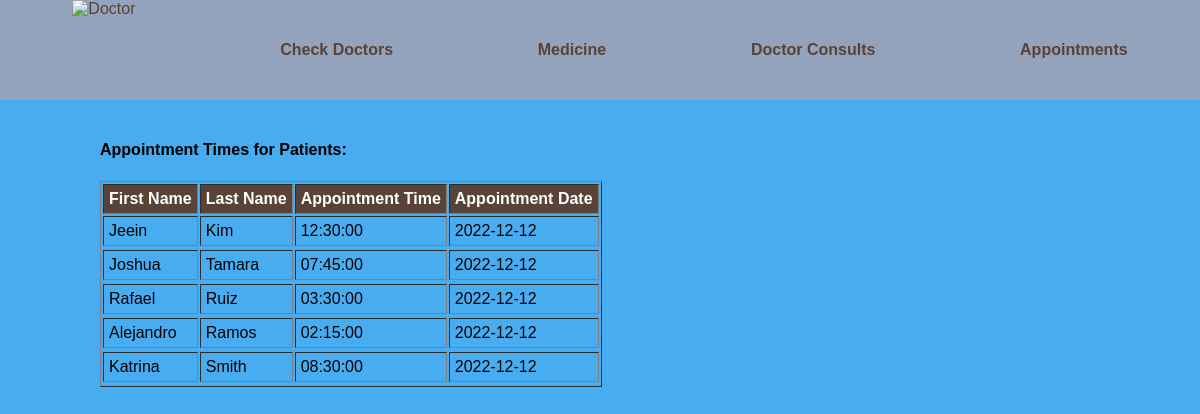
/appointment.php, run on the app's committed database.
### tables this page shows
CREATE TABLE Appointment (
	appointmentId int NOT NULL,
    testGiven int NOT NULL,
    patientSSN int NOT NULL,
    doctorName varchar(50) NOT NULL,
    doctorId int,
    app_time time NOT NULL,
    app_date date not null,
    PRIMARY KEY(appointmentId),
    Foreign Key(patientSSN) references Patient(ssn),
    Foreign Key(doctorId) references Doctor(doctorId)
);

CREATE TABLE Patient (
  ssn int NOT NULL,
  lastName varchar(50) NOT NULL,
  firstName varchar(50) NOT NULL,
  phoneNo varchar(10),
  insuranceNo varchar(10),
  streetName varchar(25),
  streetNo int,
  city varchar(25),
  zipCode int,
  primaryCareDocId int,
  PRIMARY KEY(ssn),
  Foreign Key (primaryCareDocId) REFERENCES Doctor(doctorID)
);

### appointment.php (the view, shortened to what this page needs)
<!DOCTYPE html PUBLIC "-//W3C//DTD XHTML 1.0 Transitional//EN" "http://www.w3.org/TR/xhtml1/DTD/xhtml1-transitional.dtd">
<html xmlns="http://www.w3.org/1999/xhtml">
<head>
<link href="home.css" rel="stylesheet" type="text/css" />
</head>
<body>
  <div class="header">
  <a class="header-items" href="home.php"> <img src="images/DoctorLogo.png"  height="100px" alt="Doctor" class="header-items"> </a>
  <b><a class="header-items" href="doctors.php">Check Doctors</a> </b>
  <b><a class="header-items" href="medicine.php">Medicine</a> </b>
  <b><a class="header-items" href="Doctorconsult.php">Doctor Consults</a></b>
  <b><a class="header-items" href="appointment.php">Appointments</a></b>
  </div>
  <?php
$link = mysqli_connect('127.0.0.1', 'root', 'nC5oAcW1');
   $dbName= "DocOffice2";
   mysqli_select_db($link, $dbName) or die("Unable to select database $dbName");
$sql = "SELECT p.lastName, p.firstName, a.app_time, a.app_date
from Patient p, Appointment a
where p.ssn = a.patientSSN";
$result=mysqli_query($link, $sql);
if (!$result) {
    echo 'There are no results for your search';
} else {
  echo "<div style='margin-left: 100px;margin-top:20px;height:1000px;overflow-y:scroll;width:1000px;'><Table border = '1' cellpadding='5'>";
  echo "<tr>
  <td style='background-color:#594236;color:white;font-weight:bold;'>
  First Name</td>
  <td style='background-color:#594236;color:white;font-weight:bold;'>
  Last Name</td>
  <td style='background-color:#594236;color:white;font-weight:bold;'>
  Appointment Time</td>
  <td style='background-color:#594236;color:white;font-weight:bold;'>
  Appointment Date</td>
  </tr>";
  echo"<h4>Appointment Times for Patients:</h4>";
  while($row = mysqli_fetch_array($result, MYSQLI_ASSOC))
  {   echo"
      <tr>
      <td>
      {$row ["firstName"] }
      </td>
      <td>
      {$row ["lastName"] }
      </td>
      <td>
      {$row ["app_time"] }
      </td>
      <td>
      {$row ["app_date"] }
      </td>
      <tr>"
      ;
  }
  echo "</table>";
}
?>
</body>

### home.css (style rules this page uses)
.header { top: 0; display: flex; flex-direction: row; flex-wrap: nowrap; justify-content: space-around; align-items: center; align-content: normal; width:100%; background-color: #93A3BC; color: #594236; }
.header-items:nth-child(1) { display: block; flex-grow: 0; flex-shrink: 1; flex-basis: auto; align-self: auto; order: 0; }
a { color: #594236; }
a:link { text-decoration: none; }
body { margin-left: 0px; margin-top: 0px; background-color: #48ACf0; font-family: Verdana, Geneva, Tahoma, sans-serif; margin: 0; }
html { margin: 0; }

### data on the page
appointment: patientSSN.firstName "Jeein", patientSSN.lastName "Kim", app_time "12:30:00", app_date "2022-12-12"
appointment: patientSSN.firstName "Joshua", patientSSN.lastName "Tamara", app_time "07:45:00", app_date "2022-12-12"
appointment: patientSSN.firstName "Rafael", patientSSN.lastName "Ruiz", app_time "03:30:00", app_date "2022-12-12"
appointment: patientSSN.firstName "Alejandro", patientSSN.lastName "Ramos", app_time "02:15:00", app_date "2022-12-12"
appointment: patientSSN.firstName "Katrina", patientSSN.lastName "Smith", app_time "08:30:00", app_date "2022-12-12"
